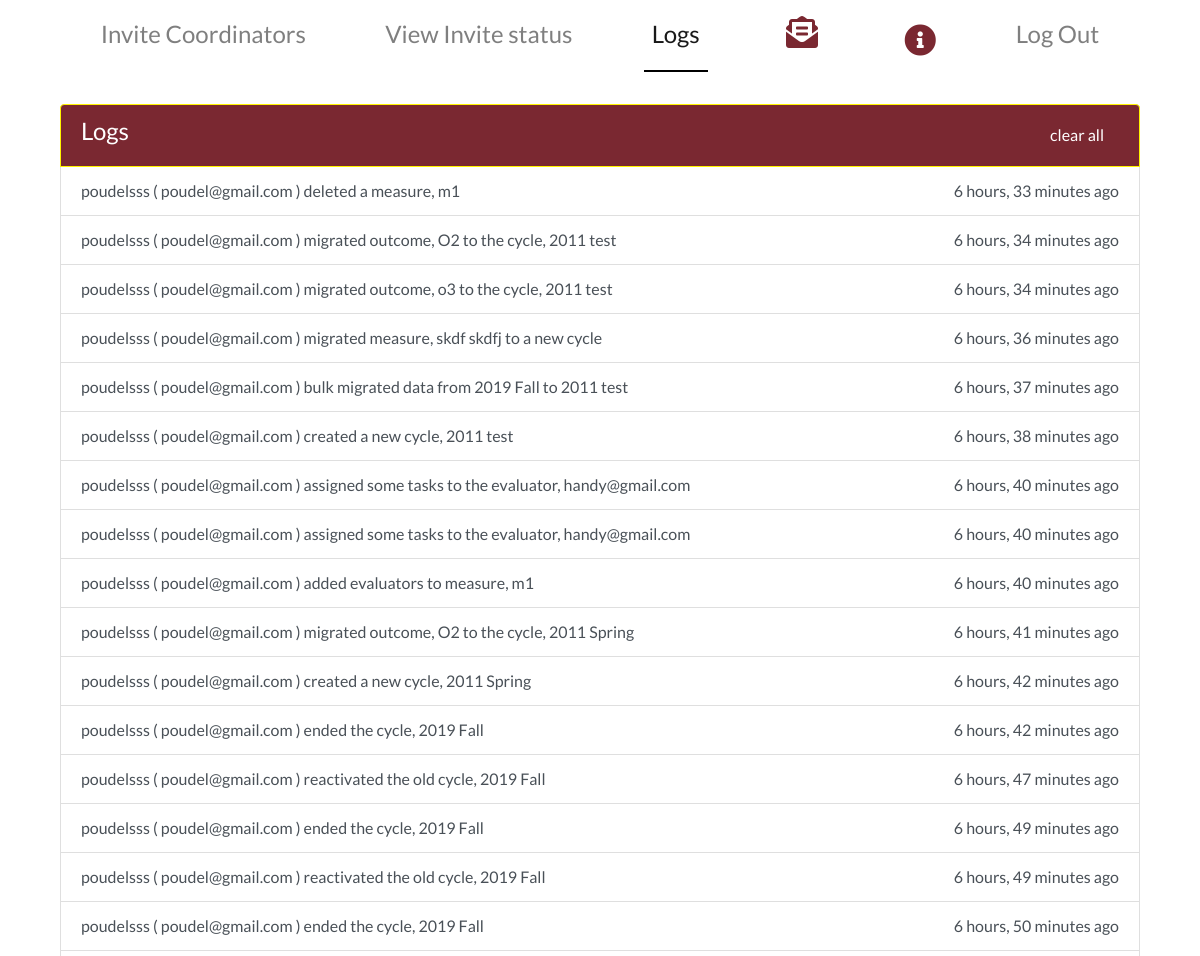
/logs (upper part), run on an earlier commit of the app's database.
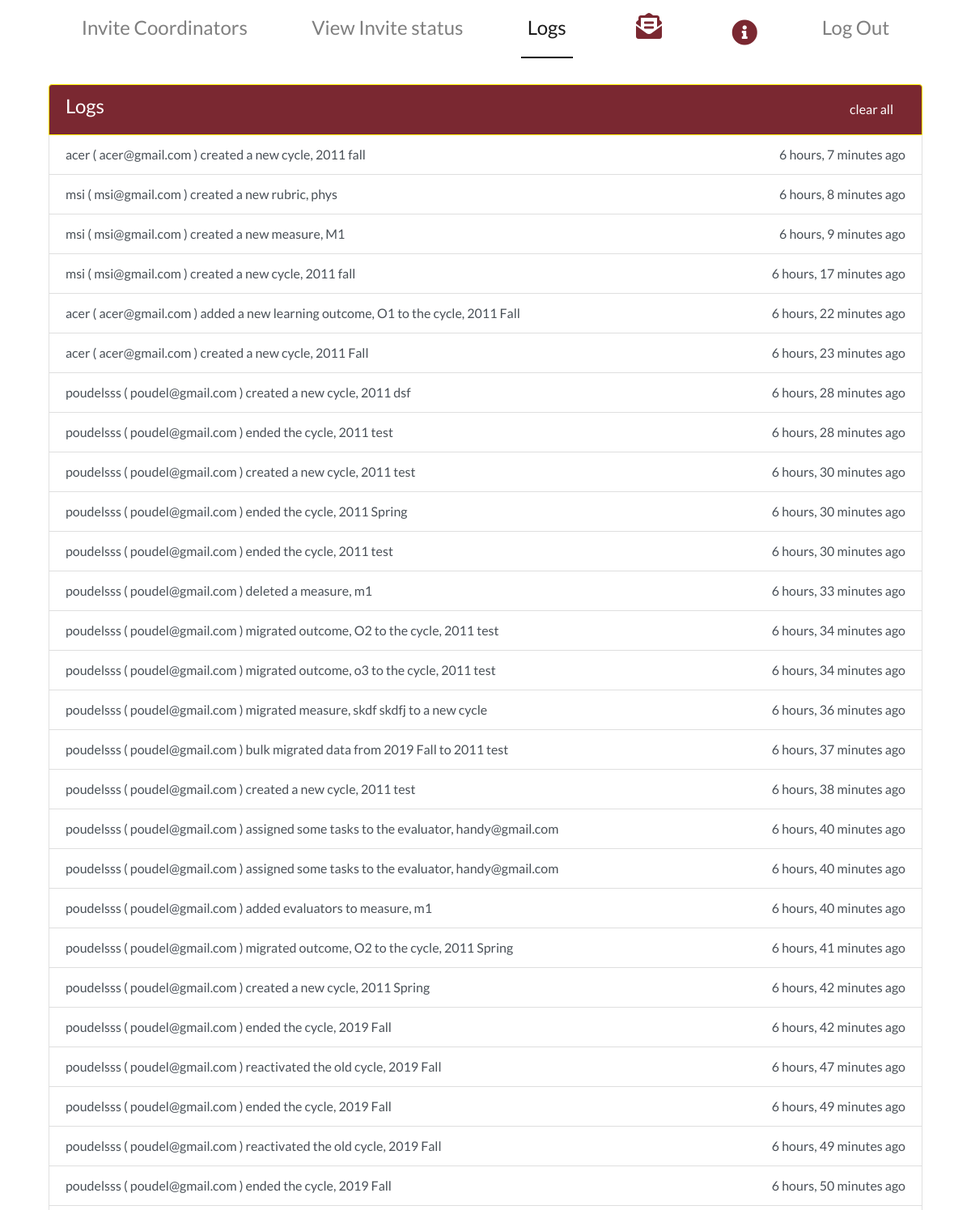
And on a later commit of the database.
### main/models.py (models this page shows)
class Log(models.Model):
    message = models.CharField(max_length=400)
    created_at = models.DateTimeField()
    read = models.BooleanField(default=False)

### main/views.py (the view)
# urls.py: path('logs', views.logs, name='logs'),
def logs(request):
    logs = Log.objects.filter(read=False).order_by('-created_at')
    logs_count = logs.count()
    context = {"logs":logs, 'log':'active', 'logs_count':logs_count, 'cordinator':InvitedCo.objects.all()}
    return render(request, 'main/logs.html', context)

### main/templates/main/logs.html (shortened to what this page needs)
{% extends  'main/superadminbase.html' %}
{% load static %}
{% block body_block %}
<div class = "container">
  <div class = "container-fluid">
    <ul class="list-group" style = "overflow-y:auto; height: 80vh;">
      <li class="list-group-item  list-group-item-action active  d-flex justify-content-between"><span> <h4>Logs</h4> </span>
        <a href = "{%url 'main:clear_log'%}">clear all</a>
      </li>
      {%for log in logs%}
        <a href= "#" class="list-group-item list-group-item-action d-flex justify-content-between"><span>{{log.message}}</span>
           {{log.created_at|timesince}} ago
         </a>
  {%empty%}
  <a href= "#" class="list-group-item list-group-item-action text-center" style="padding:20px;"><span >No activity to log. <br/> Please check back later</span>
   </a>
  {%endfor%}
</ul>
</div>
</div>
{%endblock%}

### main/templates/main/superadminbase.html (shortened to what this page needs)
{% load static %}
<!DOCTYPE html>
<html lang="en">
<head>
    <link rel="stylesheet" href="https://stackpath.bootstrapcdn.com/bootstrap/4.3.1/css/bootstrap.min.css">
    <link rel="stylesheet" href = "{% static 'css/landing.css' %}">
    <link rel="stylesheet" href="https://use.fontawesome.com/releases/v5.7.2/css/all.css">
</head>
<body>
{% include 'main/superadminnavbar.html'%}
  {% block body_block %}
  {% endblock %}
</body>
</html>

### main/templates/main/superadminnavbar.html (shortened to what this page needs)
    <div class = "container-fluid">
      <div class = "container" id = "main_content">
<nav class="navbar sticky-top navbar-expand-lg  navbar-light ">
  <div class="collapse navbar-collapse" id="navbarTogglerDemo03">
    <ul class="navbar-nav w-100 mr-auto mt-2 mt-lg-0 justify-content-around">
      <li class="nav-item {{now}}" >
        <a class="nav-link" href="{%url 'main:super_admin_home'%}" >Invite Coordinators</a>
      </li>
      <li class="nav-item {{past}}" >
        <a class="nav-link" href="{%url 'main:super_admin_past'%}">View Invite status</a>
      </li>
      <li class="nav-item {{log}}" >
        <a class="nav-link" href="{%url 'main:logs'%}">Logs</a>
      </li>
      <li class="nav-item {{msg}}" >
      <a id="noti_Button" data-toggle="modal" data-target="#exampleModalCenterSendBro" >
        <span style="font-size: 2rem; color: #7a2831;">
           <i data-toogle="tooltip" title="Send Broadcast" class="fas fa-envelope-open-text"></i>
         </span>
      </a>
    </li>
    <li class="nav-item {{help}}" >
      <a id="noti_Button" class = "nav-link" href="{% url 'main:superadmin_instructions'%}">
        <span style="font-size: 2rem; color: #7a2831;">
          <i data-toogle="tooltip" title="User Manual" class="fas fa-info-circle"></i>
       </span>
      </a>
     </li>
<li class="nav-item {{logout}}">
  <a class = "nav-link" href="{%url 'main:logout'%}">Log Out</a>
</li>
  </ul>
  </div>
</nav>
<br/>
</div>
</div>

### main/static/css/landing.css (style rules this page uses)
body { font-family: Montserrat, Lato, 'Nunito Sans', Helvetica, Arial, Platino, Garamond, Bookman, Lucidia; }
body { height: 100vh; }
li.nav-item.active { border-bottom: 2px solid black; }
.nav-item { font-size: 1.5rem; }
.list-group-item.active { z-index: 2; color: #fff; background-color: #7a2831 ; border-color: #fff300; }
h4 { font-family: lato; }

### main/templates/main/superadminnavbar.html (style rules this page uses)
ul li a { color:#FFF; text-decoration:none; padding:6px 15px; cursor:pointer; }

What changed in the data, as far as the page shows it:
added Log: message "acer ( acer@gmail.com ) created a new cycle, 2011 fall", created_at "6 hours, 7 minutes"
added Log: message "msi ( msi@gmail.com ) created a new rubric, phys", created_at "6 hours, 8 minutes"
added Log: message "msi ( msi@gmail.com ) created a new measure, M1", created_at "6 hours, 9 minutes"
added Log: message "msi ( msi@gmail.com ) created a new cycle, 2011 fall", created_at "6 hours, 17 minutes"
added Log: message "acer ( acer@gmail.com ) added a new learning outcome, O1 to the cycle, 2011 Fall", created_at "6 hours, 22 minutes"
added Log: message "acer ( acer@gmail.com ) created a new cycle, 2011 Fall", created_at "6 hours, 23 minutes"
added Log: message "poudelsss ( poudel@gmail.com ) created a new cycle, 2011 dsf", created_at "6 hours, 28 minutes"
added Log: message "poudelsss ( poudel@gmail.com ) ended the cycle, 2011 test", created_at "6 hours, 28 minutes"
added Log: message "poudelsss ( poudel@gmail.com ) created a new cycle, 2011 test", created_at "6 hours, 30 minutes"
added Log: message "poudelsss ( poudel@gmail.com ) ended the cycle, 2011 Spring", created_at "6 hours, 30 minutes"
added Log: message "poudelsss ( poudel@gmail.com ) ended the cycle, 2011 test", created_at "6 hours, 30 minutes"
